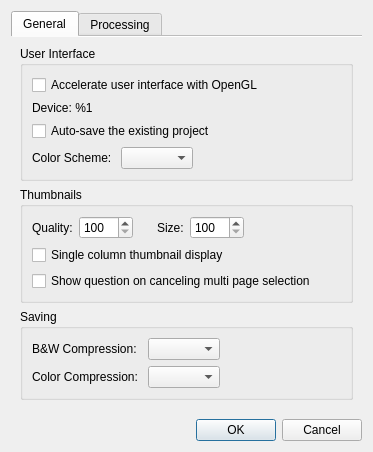
<?xml version="1.0" encoding="UTF-8"?>
<ui version="4.0">
 <class>SettingsDialog</class>
 <widget class="QDialog" name="SettingsDialog">
  <property name="geometry">
   <rect>
    <x>0</x>
    <y>0</y>
    <width>337</width>
    <height>442</height>
   </rect>
  </property>
  <property name="windowTitle">
   <string>Settings</string>
  </property>
  <layout class="QVBoxLayout" name="verticalLayout">
   <item>
    <widget class="QTabWidget" name="tabWidget">
     <property name="currentIndex">
      <number>0</number>
     </property>
     <property name="documentMode">
      <bool>true</bool>
     </property>
     <widget class="QWidget" name="tab">
      <attribute name="title">
       <string>General</string>
      </attribute>
      <layout class="QVBoxLayout" name="verticalLayout_4">
       <item>
        <widget class="QGroupBox" name="groupBox">
         <property name="title">
          <string>User Interface</string>
         </property>
         <layout class="QVBoxLayout" name="verticalLayout_2">
          <item>
           <widget class="QCheckBox" name="enableOpenglCb">
            <property name="text">
             <string>Accelerate user interface with OpenGL</string>
            </property>
           </widget>
          </item>
          <item>
           <widget class="QLabel" name="openglDeviceLabel">
            <property name="text">
             <string>Device: %1</string>
            </property>
           </widget>
          </item>
          <item>
           <widget class="QCheckBox" name="autoSaveProjectCB">
            <property name="text">
             <string>Auto-save the existing project</string>
            </property>
           </widget>
          </item>
          <item>
           <layout class="QHBoxLayout" name="horizontalLayout">
            <item>
             <widget class="QLabel" name="colorSchemeLabel">
              <property name="text">
               <string>Color Scheme: </string>
              </property>
             </widget>
            </item>
            <item>
             <widget class="QComboBox" name="colorSchemeBox"/>
            </item>
            <item>
             <spacer name="horizontalSpacer">
              <property name="orientation">
               <enum>Qt::Horizontal</enum>
              </property>
              <property name="sizeHint" stdset="0">
               <size>
                <width>1</width>
                <height>1</height>
               </size>
              </property>
             </spacer>
            </item>
           </layout>
          </item>
         </layout>
         <zorder>enableOpenglCb</zorder>
         <zorder>autoSaveProjectCB</zorder>
         <zorder>openglDeviceLabel</zorder>
        </widget>
       </item>
       <item>
        <widget class="QGroupBox" name="thumbnailsParams">
         <property name="title">
          <string>Thumbnails</string>
         </property>
         <layout class="QVBoxLayout" name="verticalLayout_7">
          <item>
           <layout class="QHBoxLayout" name="horizontalLayout_8">
            <item>
             <layout class="QHBoxLayout" name="horizontalLayout_9">
              <item>
               <widget class="QLabel" name="thumbnailQualityLabel">
                <property name="text">
                 <string>Quality:</string>
                </property>
               </widget>
              </item>
              <item>
               <widget class="QSpinBox" name="thumbnailQualitySB">
                <property name="toolTip">
                 <string>The pixel size of the thumbnail image. On a Retina display the image is built at this size multiplied by the display's pixel ratio, twice on the Studio Display. The default value is 250.</string>
                </property>
                <property name="minimum">
                 <number>100</number>
                </property>
                <property name="maximum">
                 <number>1500</number>
                </property>
                <property name="singleStep">
                 <number>25</number>
                </property>
               </widget>
              </item>
             </layout>
            </item>
            <item>
             <spacer name="horizontalSpacer_7">
              <property name="orientation">
               <enum>Qt::Horizontal</enum>
              </property>
              <property name="sizeType">
               <enum>QSizePolicy::Fixed</enum>
              </property>
              <property name="sizeHint" stdset="0">
               <size>
                <width>18</width>
                <height>1</height>
               </size>
              </property>
             </spacer>
            </item>
            <item>
             <layout class="QHBoxLayout" name="horizontalLayout_10">
              <item>
               <widget class="QLabel" name="thumbnailSizeLabel">
                <property name="text">
                 <string>Size:</string>
                </property>
               </widget>
              </item>
              <item>
               <widget class="QSpinBox" name="thumbnailSizeSB">
                <property name="toolTip">
                 <string>The thumbnail size in the view. The default value is 250.</string>
                </property>
                <property name="minimum">
                 <number>100</number>
                </property>
                <property name="maximum">
                 <number>2000</number>
                </property>
                <property name="singleStep">
                 <number>25</number>
                </property>
               </widget>
              </item>
             </layout>
            </item>
            <item>
             <spacer name="horizontalSpacer_8">
              <property name="orientation">
               <enum>Qt::Horizontal</enum>
              </property>
              <property name="sizeHint" stdset="0">
               <size>
                <width>1</width>
                <height>1</height>
               </size>
              </property>
             </spacer>
            </item>
           </layout>
          </item>
          <item>
           <widget class="QCheckBox" name="singleColumnThumbnailsCB">
            <property name="text">
             <string>Single column thumbnail display</string>
            </property>
           </widget>
          </item>
          <item>
           <widget class="QCheckBox" name="cancelingSelectionQuestionCB">
            <property name="text">
             <string>Show question on canceling multi page selection</string>
            </property>
           </widget>
          </item>
         </layout>
        </widget>
       </item>
       <item>
        <widget class="QGroupBox" name="groupBox_2">
         <property name="title">
          <string>Saving</string>
         </property>
         <layout class="QHBoxLayout" name="horizontalLayout_2">
          <item>
           <layout class="QGridLayout" name="gridLayout">
            <item row="0" column="0">
             <widget class="QLabel" name="tiffCompressionBWLabel">
              <property name="text">
               <string>B&amp;W Compression: </string>
              </property>
             </widget>
            </item>
            <item row="0" column="1">
             <widget class="QComboBox" name="tiffCompressionBWBox"/>
            </item>
            <item row="1" column="0">
             <widget class="QLabel" name="tiffCompressionColorLabel">
              <property name="text">
               <string>Color Compression: </string>
              </property>
             </widget>
            </item>
            <item row="1" column="1">
             <widget class="QComboBox" name="tiffCompressionColorBox"/>
            </item>
           </layout>
          </item>
          <item>
           <spacer name="horizontalSpacer_2">
            <property name="orientation">
             <enum>Qt::Horizontal</enum>
            </property>
            <property name="sizeHint" stdset="0">
             <size>
              <width>1</width>
              <height>1</height>
             </size>
            </property>
           </spacer>
          </item>
         </layout>
        </widget>
       </item>
       <item>
        <spacer name="verticalSpacer_2">
         <property name="orientation">
          <enum>Qt::Vertical</enum>
         </property>
         <property name="sizeHint" stdset="0">
          <size>
           <width>20</width>
           <height>0</height>
          </size>
         </property>
        </spacer>
       </item>
      </layout>
     </widget>
     <widget class="QWidget" name="tab_2">
      <attribute name="title">
       <string>Processing</string>
      </attribute>
      <layout class="QVBoxLayout" name="verticalLayout_5">
       <item>
        <widget class="QGroupBox" name="groupBox_4">
         <property name="title">
          <string>White on black detection</string>
         </property>
         <layout class="QVBoxLayout" name="verticalLayout_6" stretch="0,0">
          <item>
           <widget class="QCheckBox" name="blackOnWhiteDetectionCB">
            <property name="toolTip">
             <string>Auto detect pages with light content on dark background. The corrections to all the auto algorithms are made for such pages.</string>
            </property>
            <property name="text">
             <string>Auto detect light content on dark background</string>
            </property>
           </widget>
          </item>
          <item>
           <widget class="QCheckBox" name="blackOnWhiteDetectionAtOutputCB">
            <property name="toolTip">
             <string>Whether to use auto detection at the output stage. The wrong result can be changed manually in the output filter options.</string>
            </property>
            <property name="text">
             <string>Use auto detection at the output stage</string>
            </property>
           </widget>
          </item>
         </layout>
        </widget>
       </item>
       <item>
        <widget class="QGroupBox" name="groupBox_3">
         <property name="title">
          <string>Deviation</string>
         </property>
         <layout class="QVBoxLayout" name="verticalLayout_3">
          <item>
           <widget class="QCheckBox" name="highlightDeviationCB">
            <property name="text">
             <string>Highlight the thumbnails of pages with high deviation</string>
            </property>
           </widget>
          </item>
          <item>
           <widget class="QGroupBox" name="deviationParams">
            <property name="title">
             <string>Params</string>
            </property>
            <layout class="QHBoxLayout" name="horizontalLayout_3">
             <item>
              <layout class="QGridLayout" name="gridLayout_2">
               <item row="0" column="0">
                <widget class="QLabel" name="deskewDeviationLabel">
                 <property name="text">
                  <string>Deskew:</string>
                 </property>
                </widget>
               </item>
               <item row="1" column="0">
                <widget class="QLabel" name="selectContentDeviationLabel">
                 <property name="text">
                  <string>Select content:</string>
                 </property>
                </widget>
               </item>
               <item row="1" column="1">
                <widget class="QDoubleSpinBox" name="selectContentDeviationCoefSB">
                 <property name="toolTip">
                  <string>Deviation multiplier: a higher value means lower sensivity.</string>
                 </property>
                 <property name="minimum">
                  <double>0.100000000000000</double>
                 </property>
                 <property name="maximum">
                  <double>9.990000000000000</double>
                 </property>
                 <property name="singleStep">
                  <double>0.050000000000000</double>
                 </property>
                </widget>
               </item>
               <item row="2" column="0">
                <widget class="QLabel" name="marginsDeviationLabel">
                 <property name="text">
                  <string>Margins:</string>
                 </property>
                </widget>
               </item>
               <item row="0" column="1">
                <widget class="QDoubleSpinBox" name="deskewDeviationCoefSB">
                 <property name="toolTip">
                  <string>Deviation multiplier: a higher value means lower sensivity.</string>
                 </property>
                 <property name="minimum">
                  <double>0.100000000000000</double>
                 </property>
                 <property name="maximum">
                  <double>9.990000000000000</double>
                 </property>
                 <property name="singleStep">
                  <double>0.050000000000000</double>
                 </property>
                </widget>
               </item>
               <item row="0" column="2">
                <widget class="QDoubleSpinBox" name="deskewDeviationThresholdSB">
                 <property name="toolTip">
                  <string>The minimum deviation to be highlighted.</string>
                 </property>
                 <property name="decimals">
                  <number>1</number>
                 </property>
                 <property name="maximum">
                  <double>999.000000000000000</double>
                 </property>
                 <property name="singleStep">
                  <double>1.000000000000000</double>
                 </property>
                </widget>
               </item>
               <item row="1" column="2">
                <widget class="QDoubleSpinBox" name="selectContentDeviationThresholdSB">
                 <property name="toolTip">
                  <string>The minimum deviation to be highlighted.</string>
                 </property>
                 <property name="decimals">
                  <number>1</number>
                 </property>
                 <property name="maximum">
                  <double>999.000000000000000</double>
                 </property>
                 <property name="singleStep">
                  <double>1.000000000000000</double>
                 </property>
                </widget>
               </item>
               <item row="2" column="1">
                <widget class="QDoubleSpinBox" name="marginsDeviationCoefSB">
                 <property name="toolTip">
                  <string>Deviation multiplier: a higher value means lower sensivity.</string>
                 </property>
                 <property name="minimum">
                  <double>0.100000000000000</double>
                 </property>
                 <property name="maximum">
                  <double>9.990000000000000</double>
                 </property>
                 <property name="singleStep">
                  <double>0.050000000000000</double>
                 </property>
                </widget>
               </item>
               <item row="2" column="2">
                <widget class="QDoubleSpinBox" name="marginsDeviationThresholdSB">
                 <property name="toolTip">
                  <string>The minimum deviation to be highlighted.</string>
                 </property>
                 <property name="decimals">
                  <number>1</number>
                 </property>
                 <property name="maximum">
                  <double>999.000000000000000</double>
                 </property>
                 <property name="singleStep">
                  <double>1.000000000000000</double>
                 </property>
                </widget>
               </item>
              </layout>
             </item>
             <item>
              <spacer name="horizontalSpacer_3">
               <property name="orientation">
                <enum>Qt::Horizontal</enum>
               </property>
               <property name="sizeHint" stdset="0">
                <size>
                 <width>1</width>
                 <height>1</height>
                </size>
               </property>
              </spacer>
             </item>
            </layout>
           </widget>
          </item>
         </layout>
        </widget>
       </item>
       <item>
        <spacer name="verticalSpacer">
         <property name="orientation">
          <enum>Qt::Vertical</enum>
         </property>
         <property name="sizeHint" stdset="0">
          <size>
           <width>20</width>
           <height>0</height>
          </size>
         </property>
        </spacer>
       </item>
      </layout>
     </widget>
    </widget>
   </item>
   <item>
    <widget class="QDialogButtonBox" name="buttonBox">
     <property name="orientation">
      <enum>Qt::Horizontal</enum>
     </property>
     <property name="standardButtons">
      <set>QDialogButtonBox::Cancel|QDialogButtonBox::Ok</set>
     </property>
    </widget>
   </item>
  </layout>
 </widget>
 <resources/>
 <connections>
  <connection>
   <sender>buttonBox</sender>
   <signal>accepted()</signal>
   <receiver>SettingsDialog</receiver>
   <slot>accept()</slot>
   <hints>
    <hint type="sourcelabel">
     <x>248</x>
     <y>254</y>
    </hint>
    <hint type="destinationlabel">
     <x>157</x>
     <y>274</y>
    </hint>
   </hints>
  </connection>
  <connection>
   <sender>buttonBox</sender>
   <signal>rejected()</signal>
   <receiver>SettingsDialog</receiver>
   <slot>reject()</slot>
   <hints>
    <hint type="sourcelabel">
     <x>316</x>
     <y>260</y>
    </hint>
    <hint type="destinationlabel">
     <x>286</x>
     <y>274</y>
    </hint>
   </hints>
  </connection>
 </connections>
</ui>
